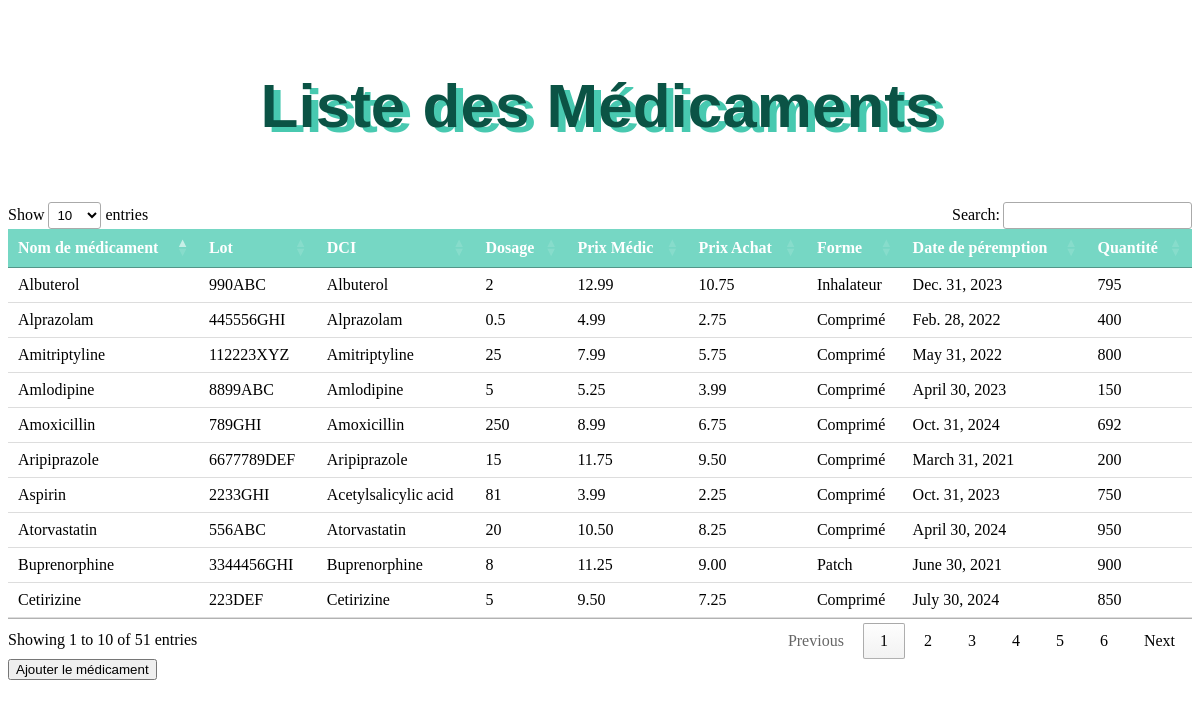
/medicaments/, run on the app's committed database.
### pharmacieapp/models.py (models this page shows, shortened)
class Medicament(models.Model):
    ID_medic = models.AutoField(primary_key=True)
    Nom_medic = models.CharField(max_length=100, null=False)
    Lot_medic = models.CharField(max_length=20, null=False)
    DCI = models.CharField(max_length=100, null=False)
    Dosage_medic = models.IntegerField()
    Prix_médic = models.DecimalField(max_digits=5, decimal_places=2, null=False)
    Prix_achat = models.DecimalField(max_digits=5, decimal_places=2, null=False)
    Forme_medic = models.CharField(max_length=20, choices=[('Sirop', 'Sirop'), ('Comprimé', 'Comprimé'), ('Suppo', 'Suppo')])
    Prémption_medic = models.DateField()
    Quantite_medic = models.IntegerField(null=False)
    class Meta:
        constraints = [
            models.CheckConstraint(check=models.Q(Dosage_medic__gt=0), name='positive_dosage'),
            models.CheckConstraint(check=models.Q(Prix_médic__gt=models.F('Prix_achat')), name='selling_price_higher_than_purchase_price'),
        ]

### pharmacieapp/views.py (the view)
# urls.py: path('medicaments/', medicament_list, name='medicament_list'),
def medicament_list(request):
    medicaments = Medicament.objects.all()
    return render(request, 'medicament_list.html', {'medicaments': medicaments})

### pharmacieapp/templates/medicament_list.html (shortened to what this page needs)
<!DOCTYPE html>
<html lang="en">
<head>
    <link rel="stylesheet" type="text/css" href="static/css/homepage.css">
    <link rel="stylesheet" href="https://cdn.datatables.net/1.11.5/css/jquery.dataTables.min.css">
</head>
<body>
    <style>
        body {
            background-image: url('https://img.freepik.com/vecteurs-libre/antecedents-medicaux-propres_53876-97927.jpg?w=1380&t=st=1698863667~exp=1698864267~hmac=373020ddd6ef93ea2bf3a0eaec7bf14f9daf46f95ff3e6b21ecd26876bfdb585');
            background-size: cover;
            background-repeat: no-repeat;
            background-attachment: fixed;
            background-color: transparent;
        }
        .content {
            text-align: center;
            padding: 20px; /* Espace autour du contenu */
        }
        table {
            border-collapse: collapse;
            width: 100%;
        }
        th, td {
            padding: 8px;
            text-align: left;
            border-bottom: 1px solid #ddd;
        }
        thead {
            background-color: #76d7c4; /* Couleur de fond de l'en-tête */
            color: white; /* Couleur du texte de l'en-tête */
        }
        tbody tr:nth-child(even) {
            background-color: #f2f2f2; /* Couleur de fond des lignes paires */
        }
        tbody tr:nth-child(odd) {
            background-color: #e1f0e1; /* Couleur de fond des lignes impaires */
        }
    </style>
    <div class="content">
        <h1 style="font-weight: bold; font-family: Arial, sans-serif; font-size: 62px; color: #0b5345;text-shadow: 7px 5px 0   #48c9b0  ;">
            Liste des Médicaments
        </h1>
    </div>
    <table id="medicament-list">
        <thead>
            <tr>
                <th>Nom de médicament</th>
                <th>Lot</th>
                <th>DCI</th>
                <th>Dosage</th>
                <th>Prix Médic</th>
                <th>Prix Achat</th>
                <th>Forme</th>
                <th>Date de péremption</th>
                <th>Quantité</th>
            </tr>
        </thead>
        <tbody>
            {% for medicament in medicaments %}
            <tr>
                <td>{{ medicament.Nom_medic }}</td>
                <td>{{ medicament.Lot_medic }}</td>
                <td>{{ medicament.DCI }}</td>
                <td>{{ medicament.Dosage_medic }}</td>
                <td>{{ medicament.Prix_médic }}</td>
                <td>{{ medicament.Prix_achat }}</td>
                <td>{{ medicament.Forme_medic }}</td>
                <td>{{ medicament.Prémption_medic }}</td>
                <td>{{ medicament.Quantite_medic }}</td>
            </tr>
            {% endfor %}
        </tbody>
    </table>
    <form method="post">
        <button type="submit">Ajouter le médicament</button>
    </form>
</body>
</html>

### pharmacieapp/static/css/homepage.css (style rules this page uses)
body { background-image: url('https://img.freepik.com/vecteurs-libre/antecedents-medicaux-propres_53876-97927.jpg?w=1380&t=st=1698863667~exp=1698864267~hmac=373020ddd6ef93ea2bf3a0eaec7bf14f9daf46f95ff3e6b21ecd26876bfdb585'); background-size: cover; background-repeat: no-repeat; background-attachment: fixed; background-color: transparent; }
.content { text-align: center; padding: 20px; }

### pharmacieapp/templates/medicament_list.html (style rules this page uses)
body { background-image: url('https://img.freepik.com/vecteurs-libre/antecedents-medicaux-propres_53876-97927.jpg?w=1380&t=st=1698863667~exp=1698864267~hmac=373020ddd6ef93ea2bf3a0eaec7bf14f9daf46f95ff3e6b21ecd26876bfdb585'); background-size: cover; background-repeat: no-repeat; background-attachment: fixed; background-color: transparent; }
.content { text-align: center; padding: 20px; }
table { border-collapse: collapse; width: 100%; }
th, td { padding: 8px; text-align: left; border-bottom: 1px solid #ddd; }
thead { background-color: #76d7c4; color: white; }
tbody tr:nth-child(even) { background-color: #f2f2f2; }
tbody tr:nth-child(odd) { background-color: #e1f0e1; }

### data on the page
Medicament: Nom_medic "Amoxicillin", Lot_medic "789GHI", DCI "Amoxicillin", Dosage_medic "250", Prix_médic "8.99", Prix_achat "6.75", Forme_medic "Comprimé", Prémption_medic "Oct. 31, 2024", Quantite_medic "692"
Medicament: Nom_medic "Cetirizine", Lot_medic "223DEF", DCI "Cetirizine", Dosage_medic "5", Prix_médic "9.50", Prix_achat "7.25", Forme_medic "Comprimé", Prémption_medic "July 30, 2024", Quantite_medic "850"
Medicament: Nom_medic "Atorvastatin", Lot_medic "556ABC", DCI "Atorvastatin", Dosage_medic "20", Prix_médic "10.50", Prix_achat "8.25", Forme_medic "Comprimé", Prémption_medic "April 30, 2024", Quantite_medic "950"
Medicament: Nom_medic "Albuterol", Lot_medic "990ABC", DCI "Albuterol", Dosage_medic "2", Prix_médic "12.99", Prix_achat "10.75", Forme_medic "Inhalateur", Prémption_medic "Dec. 31, 2023", Quantite_medic "795"
Medicament: Nom_medic "Aspirin", Lot_medic "2233GHI", DCI "Acetylsalicylic acid", Dosage_medic "81", Prix_médic "3.99", Prix_achat "2.25", Forme_medic "Comprimé", Prémption_medic "Oct. 31, 2023", Quantite_medic "750"
Medicament: Nom_medic "Amlodipine", Lot_medic "8899ABC", DCI "Amlodipine", Dosage_medic "5", Prix_médic "5.25", Prix_achat "3.99", Forme_medic "Comprimé", Prémption_medic "April 30, 2023", Quantite_medic "150"
Medicament: Nom_medic "Amitriptyline", Lot_medic "112223XYZ", DCI "Amitriptyline", Dosage_medic "25", Prix_médic "7.99", Prix_achat "5.75", Forme_medic "Comprimé", Prémption_medic "May 31, 2022", Quantite_medic "800"
Medicament: Nom_medic "Alprazolam", Lot_medic "445556GHI", DCI "Alprazolam", Dosage_medic "0.5", Prix_médic "4.99", Prix_achat "2.75", Forme_medic "Comprimé", Prémption_medic "Feb. 28, 2022", Quantite_medic "400"
Medicament: Nom_medic "Buprenorphine", Lot_medic "3344456GHI", DCI "Buprenorphine", Dosage_medic "8", Prix_médic "11.25", Prix_achat "9.00", Forme_medic "Patch", Prémption_medic "June 30, 2021", Quantite_medic "900"
Medicament: Nom_medic "Aripiprazole", Lot_medic "6677789DEF", DCI "Aripiprazole", Dosage_medic "15", Prix_médic "11.75", Prix_achat "9.50", Forme_medic "Comprimé", Prémption_medic "March 31, 2021", Quantite_medic "200"
